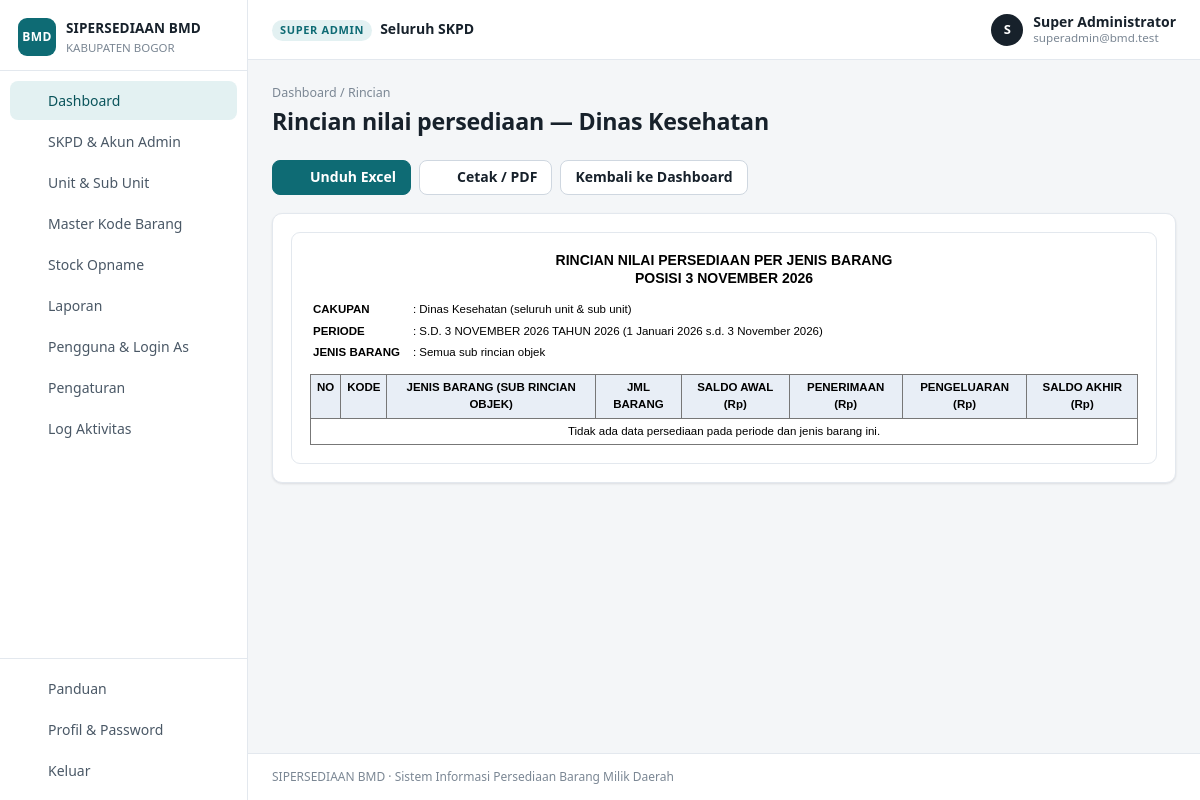
Page /index.php?page=rincian&tahun=2026&periode=ytd&skpd=2&tipe=nilai&ent=0 (signed in) on the committed database.
### tables this page shows
CREATE TABLE users (
  id          INT UNSIGNED NOT NULL AUTO_INCREMENT PRIMARY KEY,
  nama        VARCHAR(150) NOT NULL,
  nip         VARCHAR(30)  NULL,
  email       VARCHAR(150) NULL,
  password    VARCHAR(255) NULL,
  role        ENUM('superadmin','admin_skpd','admin','operator') NOT NULL,
  skpd_id     INT UNSIGNED NULL,
  unit_id     INT UNSIGNED NULL,
  slot        TINYINT UNSIGNED NOT NULL DEFAULT 1,
  is_active   TINYINT(1) NOT NULL DEFAULT 0,
  last_login  DATETIME NULL,
  created_at  DATETIME NOT NULL DEFAULT CURRENT_TIMESTAMP,
  updated_at  DATETIME NULL ON UPDATE CURRENT_TIMESTAMP,
  UNIQUE KEY uk_email (email),
  KEY idx_skpd (skpd_id),
  KEY idx_unit (unit_id),
  CONSTRAINT fk_user_skpd FOREIGN KEY (skpd_id) REFERENCES skpd(id)       ON DELETE CASCADE,
  CONSTRAINT fk_user_unit FOREIGN KEY (unit_id) REFERENCES unit_kerja(id) ON DELETE CASCADE
);

CREATE TABLE skpd (
  id          INT UNSIGNED NOT NULL AUTO_INCREMENT PRIMARY KEY,
  kode        VARCHAR(30)  NULL,
  nama        VARCHAR(200) NOT NULL,
  lokasi      VARCHAR(255) NULL,
  pic         VARCHAR(150) NULL,
  email       VARCHAR(150) NULL,
  telp        VARCHAR(50)  NULL,
  created_at  DATETIME NOT NULL DEFAULT CURRENT_TIMESTAMP,
  updated_at  DATETIME NULL ON UPDATE CURRENT_TIMESTAMP
);

### index.php (called while the page is built, shortened)
<?php
require_login();
$page = isset($_GET['page']) ? preg_replace('/[^a-z_]/', '', $_GET['page']) : 'dashboard';
require __DIR__ . '/pages/' . $page . '.php';

### core/helpers.php (called while the page is built, shortened)
<?php
function e($s)
{
    return htmlspecialchars((string)$s, ENT_QUOTES, 'UTF-8');
}
function url($page = 'dashboard', array $params = [])
{
    $params = array_merge(['page' => $page], $params);
    return 'index.php?' . http_build_query($params);
}
function input($key, $default = null)
{
    if (isset($_GET[$key])) return is_string($_GET[$key]) ? trim($_GET[$key]) : $_GET[$key];
    return $default;
}
function input_int($key, $default = 0)
{
    $v = input($key, null);
    return ($v === null || $v === '') ? $default : (int)$v;
}
function bulan_indo($m)
{
    $b = [1 => 'Januari', 'Februari', 'Maret', 'April', 'Mei', 'Juni', 'Juli', 'Agustus', 'September', 'Oktober', 'November', 'Desember'];
    return $b[(int)$m] ?? '';
}
function tgl_indo($date, $withTime = false)
{
    $t = strtotime($date);
    $s = date('j', $t) . ' ' . bulan_indo(date('n', $t)) . ' ' . date('Y', $t);
    return $s;
}
function setting($key, $default = '')
{
    static $cache = null;
    if ($cache === null) {
        $cache = [];
        foreach (rows('SELECT kunci, nilai FROM pengaturan') as $r) $cache[$r['kunci']] = $r['nilai'];
    }
    return (isset($cache[$key]) && $cache[$key] !== '') ? $cache[$key] : $default;
}
function role_label($role, $unitLevel = null)
{
    switch ($role) {
        case 'superadmin': return 'Super Admin';
    }
    return $role;
}

### core/db.php (called while the page is built, shortened)
<?php
function db()
{
    static $conn = null;
    if ($conn === null) {
        try {
            $conn = new mysqli(DB_HOST, DB_USER, DB_PASS, DB_NAME, (int)DB_PORT);
            $conn->set_charset('utf8mb4');
            $conn->query("SET time_zone = '+07:00'");
        } catch (mysqli_sql_exception $e) {
            http_response_code(500);
            echo '<div style="font-family:sans-serif;max-width:640px;margin:60px auto;padding:24px;border:1px solid #f1c0c0;border-radius:8px;background:#fff7f7">'
                . '<h2 style="margin-top:0;color:#b42318">Koneksi database gagal</h2>'
                . '<p>Periksa pengaturan <code>DB_HOST</code>, <code>DB_USER</code>, <code>DB_PASS</code>, <code>DB_NAME</code> pada file <code>config.php</code> '
                . 'dan pastikan database sudah diimpor dari folder <code>database/</code>.</p>'
                . (APP_DEBUG ? '<pre style="white-space:pre-wrap">' . htmlspecialchars($e->getMessage()) . '</pre>' : '')
                . '</div>';
            exit;
        }
    }
    return $conn;
}
function q($sql, array $params = [])
{
    $stmt = db()->prepare($sql);
    if ($params) {
        $types = '';
        $vals = [];
        foreach ($params as $p) {
            if (is_int($p) || is_bool($p)) { $types .= 'i'; $vals[] = (int)$p; }
            elseif (is_float($p)) { $types .= 'd'; $vals[] = $p; }
            elseif ($p === null) { $types .= 's'; $vals[] = null; }
            else { $types .= 's'; $vals[] = (string)$p; }
        }
        $refs = [];
        foreach ($vals as $k => $v) { $refs[$k] = &$vals[$k]; }
        array_unshift($refs, $types);
        call_user_func_array([$stmt, 'bind_param'], $refs);
    }
    $stmt->execute();
    return $stmt;
}
function rows($sql, array $params = [])
{
    $stmt = q($sql, $params);
    $res = $stmt->get_result();
    $out = $res ? $res->fetch_all(MYSQLI_ASSOC) : [];
    return $out;
}
function row($sql, array $params = [])
{
    $r = rows($sql, $params);
    return $r ? $r[0] : null;
}

### core/auth.php (called while the page is built, shortened)
<?php
function user()
{
    static $u = false;
    if ($u !== false) return $u;
    $u = null;
    if (!empty($_SESSION['uid'])) {
        $u = row('SELECT u.*, uk.level AS unit_level, uk.nama AS unit_nama, uk.parent_id AS unit_parent_id,
                         COALESCE(s1.nama, s2.nama) AS skpd_nama, COALESCE(u.skpd_id, uk.skpd_id) AS skpd_ref
                  FROM users u
                  LEFT JOIN unit_kerja uk ON uk.id = u.unit_id
                  LEFT JOIN skpd s1 ON s1.id = u.skpd_id
                  LEFT JOIN skpd s2 ON s2.id = uk.skpd_id
                  WHERE u.id = ? AND (u.is_active = 1 OR ?)', [(int)$_SESSION['uid'], impersonator_id() ? 1 : 0]);
        if ($u) {
            $u['id'] = (int)$u['id'];
            $u['unit_id'] = $u['unit_id'] ? (int)$u['unit_id'] : null;
            $u['skpd_id'] = $u['skpd_ref'] ? (int)$u['skpd_ref'] : null;
        } else {
            unset($_SESSION['uid']);
        }
    }
    return $u;
}
function require_login()
{
    if (!user()) {
        if (is_ajax()) json_out(['ok' => false, 'msg' => 'Sesi berakhir, silakan login kembali.'], 401);
        redirect('login.php');
    }
}
function has_role(...$roles)
{
    $u = user();
    return $u && in_array($u['role'], $roles, true);
}
function impersonator_id()
{
    return (int)($_SESSION['impersonator'] ?? 0);
}

### core/dashboard.php (called while the page is built, shortened)
<?php
function dash_periode_opsi()
{
    return ['ytd' => 'Awal tahun s.d. hari ini', 'tw1' => 'Triwulan I', 'tw2' => 'Triwulan II', 'tw3' => 'Triwulan III', 'tw4' => 'Triwulan IV',
        'smt1' => 'Semester I', 'smt2' => 'Semester II', 'tahun' => 'Tahunan', 'custom' => 'Rentang tanggal…'];
}
function dash_filter($u)
{
    $periode = (string)input('periode', 'ytd');
    list($dari, $sampai, $plabel, $tahun) = lap_periode(input_int('tahun', (int)date('Y')), $periode, (string)input('dari', ''), (string)input('sampai', ''));
    $subF = input_int('sub');
    $subRow = $subF ? row('SELECT id, kode, uraian FROM kode_barang WHERE id=? AND level=6', [$subF]) : null;
    if (!$subRow) $subF = 0;
    $skpdF = $u['role'] === 'superadmin' ? input_int('skpd') : 0;
    $scope = lap_scope($u, $skpdF, 0);
    return ['tahun' => $tahun, 'periode' => $periode, 'dari' => $dari, 'sampai' => $sampai, 'plabel' => $plabel,
        'skpd' => $skpdF, 'sub' => $subF, 'sub_row' => $subRow, 'scope' => $scope];
}
function dash_qs(array $f)
{
    $q = ['tahun' => $f['tahun'], 'periode' => $f['periode']];
    if ($f['skpd']) $q['skpd'] = $f['skpd'];
    return $q;
}
function dash_ent_units(array $f, $ent)
{
    $ent = (int)$ent;
    if (!$ent) return $f['scope']['unit_ids'];
    return [$ent];
}
function dash_ent_nama(array $f, $ent)
{
    return $f['scope']['skpd'] ? $f['scope']['skpd']['nama'] : 'Seluruh SKPD';
}

### core/laporan.php (called while the page is built, shortened)
<?php
function lap_periode($tahun, $periode, $dari = '', $sampai = '')
{
    $y = (int)$tahun ?: (int)date('Y');
    $map = [
        'tw1' => ["$y-01-01", "$y-03-31", 'TRIWULAN I'],
        'tw2' => ["$y-04-01", "$y-06-30", 'TRIWULAN II'],
        'tw3' => ["$y-07-01", "$y-09-30", 'TRIWULAN III'],
        'tw4' => ["$y-10-01", "$y-12-31", 'TRIWULAN IV'],
        'smt1' => ["$y-01-01", "$y-06-30", 'SEMESTER I'],
        'smt2' => ["$y-07-01", "$y-12-31", 'SEMESTER II'],
        'tahun' => ["$y-01-01", "$y-12-31", 'TAHUNAN'],
    ];
    if ($periode === 'ytd') {
        $end = ($y === (int)date('Y')) ? date('Y-m-d') : "$y-12-31";
        return ["$y-01-01", $end, 'S.D. ' . mb_strtoupper(tgl_indo($end)), $y];
    }
    $p = $map[$periode] ?? $map[(int)date('n') <= 6 ? 'smt1' : 'smt2'];
    return [$p[0], $p[1], $p[2], $y];
}
function lap_scope($u, $skpdF, $unitF)
{
    $out = ['unit_ids' => [], 'entity' => 'unit', 'entities' => [], 'skpd' => null, 'unit' => null, 'label' => ''];
    if ($u['role'] === 'superadmin') {
        $skpdId = (int)$skpdF;
    } elseif ($u['role'] === 'admin_skpd') {
        $skpdId = (int)$u['skpd_id'];
    } else {
        $skpdId = (int)$u['skpd_id'];
    }
    $out['skpd'] = row('SELECT * FROM skpd WHERE id=?', [$skpdId]);
    if (in_array($u['role'], ['superadmin', 'admin_skpd'], true)) {
        $allowed = rows('SELECT * FROM unit_kerja WHERE skpd_id=? ORDER BY COALESCE(parent_id,id), level, nama', [$skpdId]);
    } else {
        $ids = unit_scope_ids($u);
        $allowed = rows('SELECT * FROM unit_kerja WHERE id IN (' . in_ph($ids) . ') ORDER BY COALESCE(parent_id,id), level, nama', $ids);
    }
    $sel = $allowed;
    foreach ($sel as $x) {
        $out['unit_ids'][] = (int)$x['id'];
        $out['entities'][(int)$x['id']] = ['nama' => $x['nama'], 'level' => $x['level'], 'parent_id' => $x['parent_id']];
    }
    $out['allowed'] = $allowed;
    $out['label'] = $out['unit'] ? $out['unit']['nama'] : ($out['skpd']['nama'] ?? '');
    return $out;
}

### pages/rincian.php (the view, shortened to what this page needs)
<?php
$u = user();
$f = dash_filter($u);
$tipe = in_array(input('tipe'), ['barang', 'nilai', 'belum'], true) ? input('tipe') : 'nilai';
$ent = $tipe === 'belum' ? 0 : input_int('ent');
$semua = $tipe === 'belum' && input('semua') ? 1 : 0;
$unitIds = dash_ent_units($f, $ent);
$entNama = dash_ent_nama($f, $ent);
$isSkpd = dash_is_skpd($f);
if ($tipe === 'barang') {
    $judul = 'Rincian jenis barang — ' . $entNama;
    $models = [['sheet' => 'Rincian Barang', 'judul' => '', 'model' => dash_model_barang($f, $ent, $unitIds)]];
} elseif ($tipe === 'nilai') {
    $judul = 'Rincian nilai persediaan — ' . $entNama;
    $models = dash_model_nilai($f, $ent, $unitIds);
} else {
    $judul = ($isSkpd ? 'SKPD' : 'Unit / sub unit') . ' yang belum menginput pembelian / pemakaian' . ($semua ? ' (semua ditampilkan)' : '');
    $models = [['sheet' => 'Belum Input', 'judul' => '', 'model' => dash_model_belum($f, (bool)$semua)]];
}
$baseQs = array_merge(dash_qs($f), ['tipe' => $tipe, 'ent' => $ent]);
$xlsUrl = url('rincian', array_merge($baseQs, ['export' => 'xlsx']));
$backUrl = url('dashboard', dash_qs($f));
    ?>
    <?php
include BASE_PATH . '/views/header.php';
?>
<div class="page-head no-print">
  <div>
    <div class="breadcrumb"><a href="<?= e($backUrl) ?>">Dashboard</a> / Rincian</div>
    <h1><?= e($judul) ?></h1>
  </div>
  <div class="actions">
    <a class="btn" href="<?= e($xlsUrl) ?>"><?= icon('excel') ?> Unduh Excel</a>
    <button class="btn btn-light" type="button" onclick="window.print()"><?= icon('print') ?> Cetak / PDF</button>
    <a class="btn btn-light" href="<?= e($backUrl) ?>">Kembali ke Dashboard</a>
  </div>
</div>
<div class="card">
  <div class="card-body">
    <?php foreach ($models as $i => $m): ?>
      <div class="report-scroll"><?= report_html($m['model']) ?></div>
    <?php endforeach; ?>
  </div>
</div>
<?php include BASE_PATH . '/views/footer.php'; ?>

### views/header.php (shortened to what this page needs)
<?php
$u = user();
$curPage = $_GET['page'] ?? 'dashboard';
function icon($n)
{
    return '<svg class="ic" viewBox="0 0 24 24" fill="none" stroke="currentColor" stroke-width="1.8" stroke-linecap="round" stroke-linejoin="round" aria-hidden="true">' . ($p[$n] ?? '') . '</svg>';
}
$menu = [];
$menu[] = ['dashboard', 'Dashboard', 'home'];
if ($u['role'] === 'superadmin') {
    $menu[] = ['skpd', 'SKPD & Akun Admin', 'building'];
    $menu[] = ['unit', 'Unit & Sub Unit', 'tree'];
    $menu[] = ['kode', 'Master Kode Barang', 'code'];
    $menu[] = ['stock_opname', 'Stock Opname', 'lock'];
    $menu[] = ['laporan', 'Laporan', 'report'];
    $menu[] = ['pengguna', 'Pengguna & Login As', 'users'];
    $menu[] = ['pengaturan', 'Pengaturan', 'gear'];
    $menu[] = ['log', 'Log Aktivitas', 'list'];
} elseif ($u['role'] === 'admin_skpd') {
    $menu[] = ['unit', 'Unit & Sub Unit', 'tree'];
    $menu[] = ['stock_opname', 'Stock Opname', 'lock'];
    $menu[] = ['laporan', 'Laporan', 'report'];
}
$activeMap = ['rincian' => 'dashboard', 'skpd_form' => 'skpd', 'unit_form' => 'unit', 'akun' => ($u['role'] === 'superadmin' ? 'skpd' : 'unit'), 'kartu' => 'stok', 'transaksi_detail' => 'transaksi', 'kode_import' => 'kode'];
$active = $activeMap[$curPage] ?? $curPage;
$scopeLabel = $u['role'] === 'superadmin' ? 'Seluruh SKPD' : ($u['role'] === 'admin_skpd' ? $u['skpd_nama'] : $u['unit_nama']);
?><!doctype html>
<html lang="id">
<head>
<link rel="stylesheet" href="assets/app.css?v=4">
</head>
<body>
<div class="layout">
  <aside class="sidebar" id="sidebar">
    <div class="brand">
      <div class="brand-mark">BMD</div>
      <div>
        <div class="brand-name"><?= e(APP_NAME) ?></div>
        <div class="brand-sub"><?= e(setting('nama_pemda', 'Pemerintah Daerah')) ?></div>
      </div>
    </div>
    <nav class="nav">
      <?php foreach ($menu as $m): ?>
        <a href="<?= e(url($m[0])) ?>" class="<?= $active === $m[0] ? 'active' : '' ?>">
          <?= icon($m[2]) ?><span><?= e($m[1]) ?></span>
        </a>
      <?php endforeach; ?>
    </nav>
    <div class="nav nav-bottom">
      <a href="<?= e(url('panduan')) ?>" class="<?= $active === 'panduan' ? 'active' : '' ?>"><?= icon('help') ?><span>Panduan</span></a>
      <a href="<?= e(url('profil')) ?>" class="<?= $active === 'profil' ? 'active' : '' ?>"><?= icon('user') ?><span>Profil &amp; Password</span></a>
      <a href="logout.php"><?= icon('logout') ?><span>Keluar</span></a>
    </div>
  </aside>
  <div class="main">
    <header class="topbar">
      <div class="scope">
        <span class="scope-label"><?= e(role_label($u['role'], $u['unit_level'])) ?></span>
        <span class="scope-name"><?= e($scopeLabel) ?></span>
      </div>
      <div class="who">
        <div class="avatar"><?= e(mb_strtoupper(mb_substr($u['nama'], 0, 1))) ?></div>
        <div class="who-text"><b><?= e($u['nama']) ?></b><small><?= e($u['email']) ?></small></div>
      </div>
    </header>
    <main class="content">

### rows in the picture
users: role "Seluruh SKPD", nama "S", nama "Super Administrator", email "superadmin@bmd.test"
skpd: nama "Rincian nilai persediaan — Dinas Kesehatan"

### other values in the picture
APP_NAME "SIPERSEDIAAN BMD"
setting('nama_pemda', 'Pemerintah Daerah') "KABUPATEN BOGOR"
$m[1] "Dashboard"
$m[1] "SKPD & Akun Admin"
$m[1] "Unit & Sub Unit"
$m[1] "Master Kode Barang"
$m[1] "Stock Opname"
$m[1] "Laporan"
$m[1] "Pengguna & Login As"
$m[1] "Pengaturan"
$m[1] "Log Aktivitas"
role_label($u['role'], $u['unit_level']) "SUPER ADMIN"
$t "RINCIAN NILAI PERSEDIAAN PER JENIS BARANG"
$t "POSISI 3 NOVEMBER 2026"
$mm[0] "CAKUPAN"
